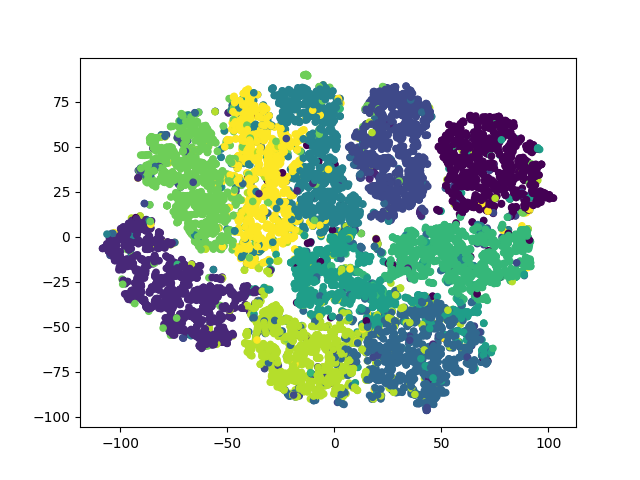

Reproduce this figure in Python.
#
#  tsne.py
#
# Implementation of t-SNE in Python. The implementation was tested on Python 2.7.10, and it requires a working
# installation of NumPy. The implementation comes with an example on the MNIST dataset. In order to plot the
# results of this example, a working installation of matplotlib is required.
#
# The example can be run by executing: `ipython tsne.py`
#
#
#  Created by Laurens van der Maaten on 20-12-08.
#  Copyright (c) 2008 Tilburg University. All rights reserved.

import numpy as Math
import matplotlib.pyplot as plt
from src.datasets import MNIST
from src.model_dense_mnist import ModelDenseMnist
from src.aae_solver import AaeSolver
import tensorflow as tf
import numpy as np

def Hbeta(D = Math.array([]), beta = 1.0):
	"""Compute the perplexity and the P-row for a specific value of the precision of a Gaussian distribution."""

	# Compute P-row and corresponding perplexity
	P = Math.exp(-D.copy() * beta);
	sumP = sum(P);
	H = Math.log(sumP) + beta * Math.sum(D * P) / sumP;
	P = P / sumP;
	return H, P;


def x2p(X = Math.array([]), tol = 1e-5, perplexity = 30.0):
	"""Performs a binary search to get P-values in such a way that each conditional Gaussian has the same perplexity."""

	# Initialize some variables
	print ("Computing pairwise distances...")
	(n, d) = X.shape;
	sum_X = Math.sum(Math.square(X), 1);
	D = Math.add(Math.add(-2 * Math.dot(X, X.T), sum_X).T, sum_X);
	P = Math.zeros((n, n));
	beta = Math.ones((n, 1));
	logU = Math.log(perplexity);

	# Loop over all datapoints
	for i in range(n):

		# Print progress
		if i % 500 == 0:
			print ("Computing P-values for point ", i, " of ", n, "...")

		# Compute the Gaussian kernel and entropy for the current precision
		betamin = -Math.inf;
		betamax =  Math.inf;
		Di = D[i, Math.concatenate((Math.r_[0:i], Math.r_[i+1:n]))];
		(H, thisP) = Hbeta(Di, beta[i]);

		# Evaluate whether the perplexity is within tolerance
		Hdiff = H - logU;
		tries = 0;
		while Math.abs(Hdiff) > tol and tries < 50:

			# If not, increase or decrease precision
			if Hdiff > 0:
				betamin = beta[i].copy();
				if betamax == Math.inf or betamax == -Math.inf:
					beta[i] = beta[i] * 2;
				else:
					beta[i] = (beta[i] + betamax) / 2;
			else:
				betamax = beta[i].copy();
				if betamin == Math.inf or betamin == -Math.inf:
					beta[i] = beta[i] / 2;
				else:
					beta[i] = (beta[i] + betamin) / 2;

			# Recompute the values
			(H, thisP) = Hbeta(Di, beta[i]);
			Hdiff = H - logU;
			tries = tries + 1;

		# Set the final row of P
		P[i, Math.concatenate((Math.r_[0:i], Math.r_[i+1:n]))] = thisP;

	# Return final P-matrix
	print("Mean value of sigma: ", Math.mean(Math.sqrt(1 / beta)))
	return P;


def pca(X = Math.array([]), no_dims = 50):
	"""Runs PCA on the NxD array X in order to reduce its dimensionality to no_dims dimensions."""

	print ("Preprocessing the data using PCA...")
	(n, d) = X.shape;
	X = X - Math.tile(Math.mean(X, 0), (n, 1));
	(l, M) = Math.linalg.eig(Math.dot(X.T, X));
	Y = Math.dot(X, M[:,0:no_dims]);
	return Y;


def tsne(X = Math.array([]), no_dims = 2, initial_dims = 50, perplexity = 30.0):
    """Runs t-SNE on the dataset in the NxD array X to reduce its dimensionality to no_dims dimensions.
    The syntaxis of the function is Y = tsne.tsne(X, no_dims, perplexity), where X is an NxD NumPy array."""

    # Check inputs
    if isinstance(no_dims, float):
        print ("Error: array X should have type float.")
        return -1;
    if round(no_dims) != no_dims:
        print ("Error: number of dimensions should be an integer.")
        return -1;

    # Initialize variables
    X = pca(X, initial_dims).real;
    (n, d) = X.shape;
    max_iter = 1000;
    initial_momentum = 0.5;
    final_momentum = 0.8;
    eta = 500;
    min_gain = 0.01;
    Y = Math.random.randn(n, no_dims);
    dY = Math.zeros((n, no_dims));
    iY = Math.zeros((n, no_dims));
    gains = Math.ones((n, no_dims));

    # Compute P-values
    P = x2p(X, 1e-5, perplexity);
    P = P + Math.transpose(P);
    P = P / Math.sum(P);
    P = P * 4;									# early exaggeration
    P = Math.maximum(P, 1e-12);

    # Run iterations
    for iter in range(max_iter):

        # Compute pairwise affinities
        sum_Y = Math.sum(Math.square(Y), 1);
        num = 1 / (1 + Math.add(Math.add(-2 * Math.dot(Y, Y.T), sum_Y).T, sum_Y));
        num[range(n), range(n)] = 0;
        Q = num / Math.sum(num);
        Q = Math.maximum(Q, 1e-12);

        # Compute gradient
        PQ = P - Q;
        for i in range(n):
            dY[i,:] = Math.sum(Math.tile(PQ[:,i] * num[:,i], (no_dims, 1)).T * (Y[i,:] - Y), 0);

        # Perform the update
        if iter < 20:
            momentum = initial_momentum
        else:
            momentum = final_momentum
        gains = (gains + 0.2) * ((dY > 0) != (iY > 0)) + (gains * 0.8) * ((dY > 0) == (iY > 0));
        gains[gains < min_gain] = min_gain;
        iY = momentum * iY - eta * (gains * dY);
        Y = Y + iY;
        Y = Y - Math.tile(Math.mean(Y, 0), (n, 1));

        # Compute current value of cost function
        if (iter + 1) % 10 == 0:
            C = Math.sum(P * Math.log(P / Q));
            print ("Iteration ", (iter + 1), ": error is ", C)

        # Stop lying about P-values
        if iter == 100:
            P = P / 4;

    # Return solution
    return Y;


if __name__ == "__main__":
    print("Run Y = tsne.tsne(X, no_dims, perplexity) to perform t-SNE on your dataset.")
    print("Running example on 2,500 MNIST digits...")

    print("Draw Mnist Dense no y")
    model = ModelDenseMnist(batch_size=128, z_dim=5, y_dim=None, is_training=False)
    solver = AaeSolver(model)
    sess = tf.Session()
    sess.run(tf.global_variables_initializer())
    saver = tf.train.Saver()

    # To restore previous
    print("Restoring model")
    saver.restore(sess, 'models/model_Mnist_Dense_noy.ckpt')
    print("Model restored")

    z = []
    y = []
    pred_out = []

    data = MNIST()
    i = 100
    for batch_x, batch_y in data.iterate_minibatches(model.batch_size, shuffle=True):
        z_enc = sess.run(solver.z_encoded, feed_dict={solver.x_image: batch_x,
                                                      solver.y_labels: batch_y})
        z.append(z_enc)
        y.extend(batch_y)
        if i == 0:
           break
        i -= 1

    z = np.concatenate(z, axis=0)

    y = np.argmax(y, axis=1)
    print(y)
    Y = tsne(z, 2, 5, 20.0)
    plt.scatter(Y[:,0], Y[:,1], 20, y)
    plt.savefig('tsne.png')
